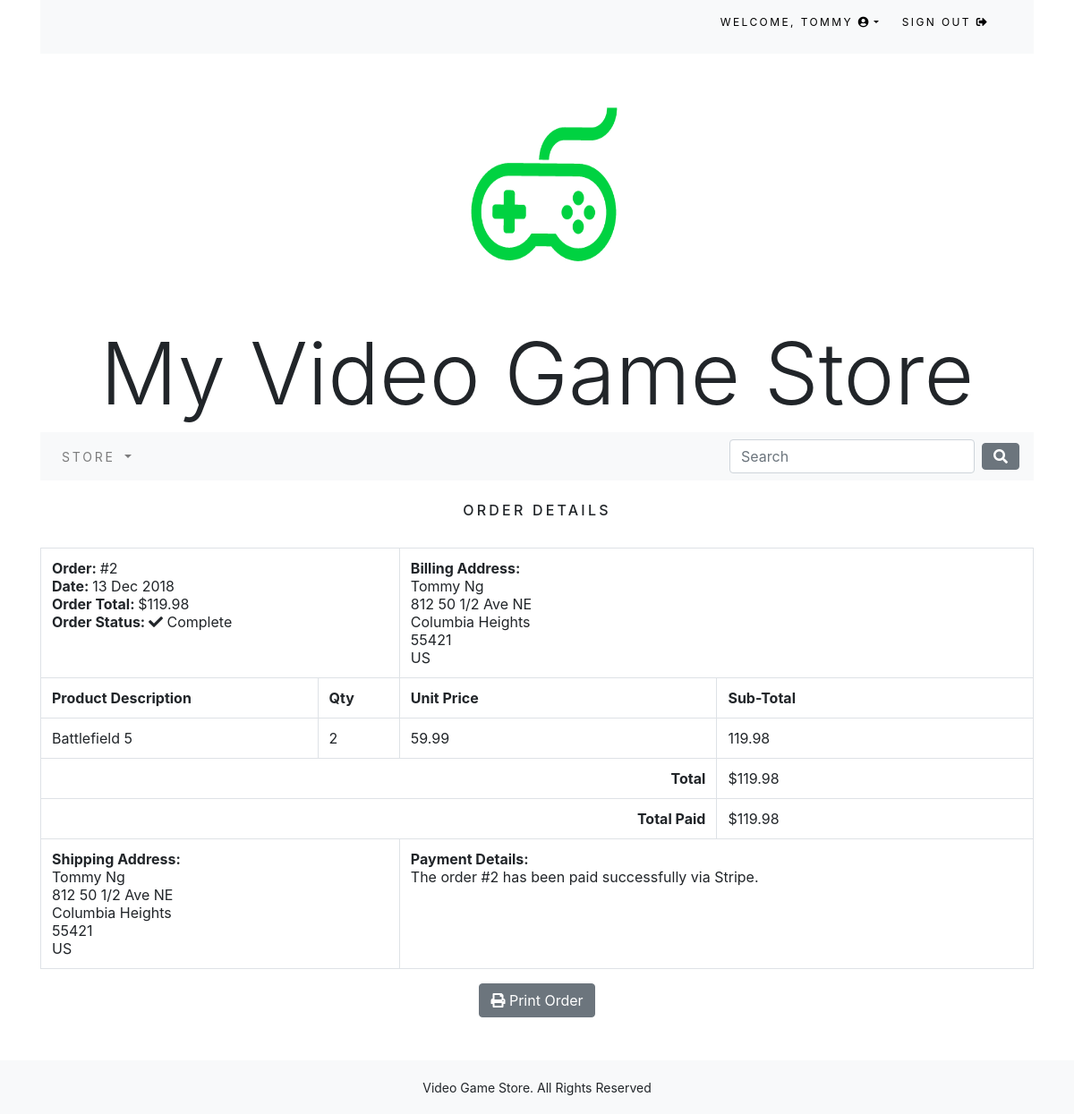
Page /orders/2/ (signed in) on the committed database.
### order/models.py (models this page shows, shortened)
class Order(models.Model):
	token = models.CharField(max_length=250, blank=True)
	total = models.DecimalField(max_digits=10, decimal_places=2, verbose_name='USD Order Total')
	emailAddress = models.EmailField(max_length=250, blank=True, verbose_name='Email Address')
	created = models.DateTimeField(auto_now_add=True)
	billingName = models.CharField(max_length=250, blank=True)
	billingAddress1 = models.CharField(max_length=250, blank=True)
	billingCity = models.CharField(max_length=250, blank=True)
	billingPostcode = models.CharField(max_length=10, blank=True)
	billingCountry = models.CharField(max_length=200, blank=True)
	shippingName = models.CharField(max_length=250, blank=True)
	shippingAddress1 = models.CharField(max_length=250, blank=True)
	shippingCity = models.CharField(max_length=250, blank=True)
	shippingPostcode = models.CharField(max_length=10, blank=True)
	shippingCountry = models.CharField(max_length=200, blank=True)
	class Meta:
		db_table = 'Order'
		ordering = ['-created']

class OrderItem(models.Model):
	product = models.CharField(max_length=250)
	quantity = models.IntegerField()
	price = models.DecimalField(max_digits=10, decimal_places=2, verbose_name='USD Price')
	order = models.ForeignKey(Order, on_delete=models.CASCADE)
	class Meta:
		db_table = 'OrderItem'
	def sub_total(self):
		return self.quantity * self.price

### order/views.py (the view)
# urls.py: path('<int:order_id>/', views.viewOrder, name='order_detail'),
@login_required()
def viewOrder(request, order_id):
    if request.user.is_authenticated:
        email = str(request.user.email)
        order = Order.objects.get(id=order_id, emailAddress=email)
        order_items = OrderItem.objects.filter(order=order)
    return render(request, 'order/order_detail.html', {'order':order, 'order_items':order_items})

### cart/context_processors.py (called while the page is built)
def counter(request):
    item_count = 0
    if 'admin' in request.path:
        return {}
    else:
        try:
            cart = Cart.objects.filter(cart_id=_cart_id(request))
            cart_items = CartItem.objects.all().filter(cart=cart[:1])
            for cart_item in cart_items:
                item_count += cart_item.quantity
        except Cart.DoesNotExist:
            item_count = 0
    return dict(item_count = item_count)

### cart/views.py (called while the page is built)
def _cart_id(request):
	cart = request.session.session_key
	if not cart:
		cart = request.session.create()
	return cart

### store/context_processors.py (called while the page is built)
def menu_links(request):
    links = Category.objects.all()
    return dict(links=links)

### store/models.py (called while the page is built)
    def get_url(self):
        return reverse('store:products_by_category', args=[self.slug])

### order/templates/order/order_detail.html (shortened to what this page needs)
{% extends "base.html" %}
{% load staticfiles %}
{% block content %}
  <div>
    <div class="text-center">
      <br>
      <h1 class="text-center my_title">Order Details</h1>
      <br>
      <table class="table table-bordered">
        <tr>
          <td class="text-left" colspan="2">
            <b>Order: </b>#{{ order.id }}<br>
            <b>Date: </b>{{ order.created|date:"d M Y" }}<br>
            <b>Order Total: </b>${{ order.total }}<br>
            <b>Order Status: </b><i class="fas fa-check"></i> Complete
          </td>
          <td class="text-left" colspan="2">
            <b>Billing Address: </b><br>
            {{ order.billingName }}<br>
            {{ order.billingAddress1 }}<br>
            {{ order.billingCity }}<br>
            {{ order.billingPostcode }}<br>
            {{ order.billingCountry }}<br>
          </td>
        </tr>
        <tr>
          <td><b>Product Description</b></td>
          <td><b>Qty</b></td>
          <td><b>Unit Price</b></td>
          <td><b>Sub-Total</b></td>
        </tr>
        {% for item in order_items %}
        <tr>
          <td>{{ item.product }}</td>
          <td>{{ item.quantity }}</td>
          <td>{{ item.price }}</td>
          <td>{{ item.sub_total }}</td>
        </tr>
        {% endfor %}
        <tr>
          <td class="text-right" colspan="3"><b>Total</b></td>
          <td>${{ order.total }}</td>
        </tr>
        <tr>
          <td class="text-right" colspan="3"><b>Total Paid</b></td>
          <td>${{ order.total}}</td>
        </tr>
        <tr>
          <td class="text-left" colspan="2">
            <b>Shipping Address: </b><br>
            {{ order.shippingName }}<br>
            {{ order.shippingAddress1 }}<br>
            {{ order.shippingCity }}<br>
            {{ order.shippingPostcode }}<br>
            {{ order.shippingCountry }}<br>
          </td>
          <td class="text-left" colspan="2">
            <b>Payment Details: </b><br>
            The order #{{ order.id }} has been paid successfully via Stripe.
          </td>
        </tr>
      </table>
      <button class="btn btn-secondary" onclick="window.print();"><i class="fas fa-print"></i> Print Order</button>
    </div>
  </div>
  <br>
  <br>
  {% endblock %}

### store/templates/top-navbar.html (shortened to what this page needs)
<div class="container">
  <div class="my_custom_menu">
    <ul>
      {% if request.user.is_authenticated and request.user.first_name %}
      <li>
        Welcome, <a href="#" class="dropdown-toggle" data-toggle="dropdown" aria-haspopup="true" aria-expanded = "false"
        >{{request.user.first_name }} <i class="fas fa-user-circle"></i></a>
      </li>
      <li>
        <a href="{% url 'signout' %}">Sign Out <i class="fas fa-sign-out-alt"></i></a>
      </li>
      {% endif %}
    </ul>
  </div>
</div>

### store/static/css/custom.css (style rules this page uses)
body { font-family:'Unlock', sans-serif; }
.my_title { font-size: 16px; text-transform: uppercase; letter-spacing: .2em; }
.my_custom_menu { text-align: right !important; }
.my_custom_menu ul li { list-style: none; color: #000; text-transform: uppercase; letter-spacing: .2em; font-size: 12px; padding-right: 20px; display:inline; }
.my_custom_menu ul li a { text-decoration: none; color: #000; list-style: none; text-transform: uppercase; letter-spacing: .2em; font-size: 12px; }

### rows in the picture
Order: id "2", created "13 Dec 2018", total "119.98", billingName "Tommy Ng", billingAddress1 "812 50 1/2 Ave NE", billingCity "Columbia Heights", billingPostcode "55421", billingCountry "US", shippingName "Tommy Ng", shippingAddress1 "812 50 1/2 Ave NE", shippingCity "Columbia Heights", shippingPostcode "55421", shippingCountry "US"
OrderItem: product "Battlefield 5", quantity "2", price "59.99", sub_total "119.98"

### other values in the picture
{{ request.user.first_name }} "TOMMY"
